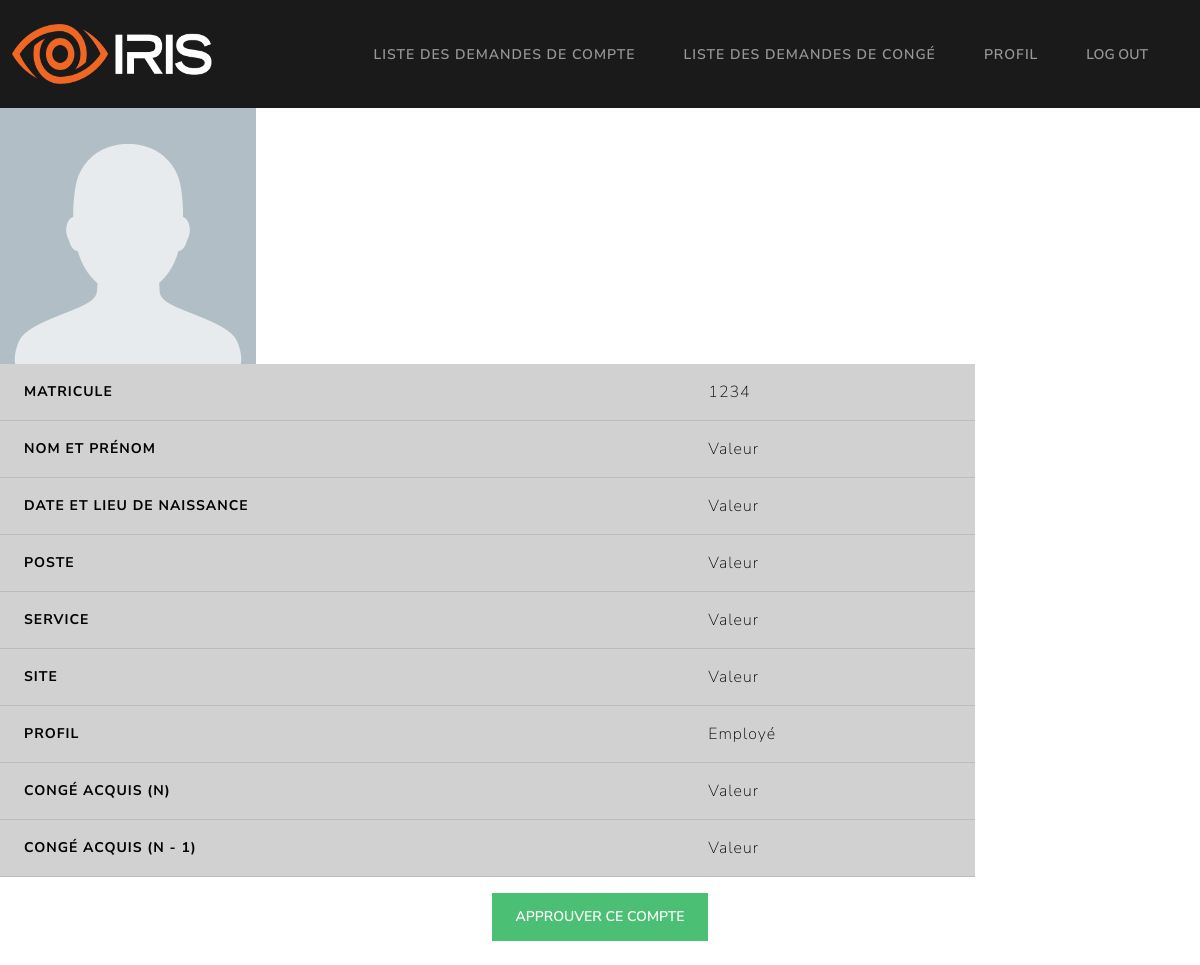
/GRH/demande_compte/1, run on an earlier commit of the app's database.
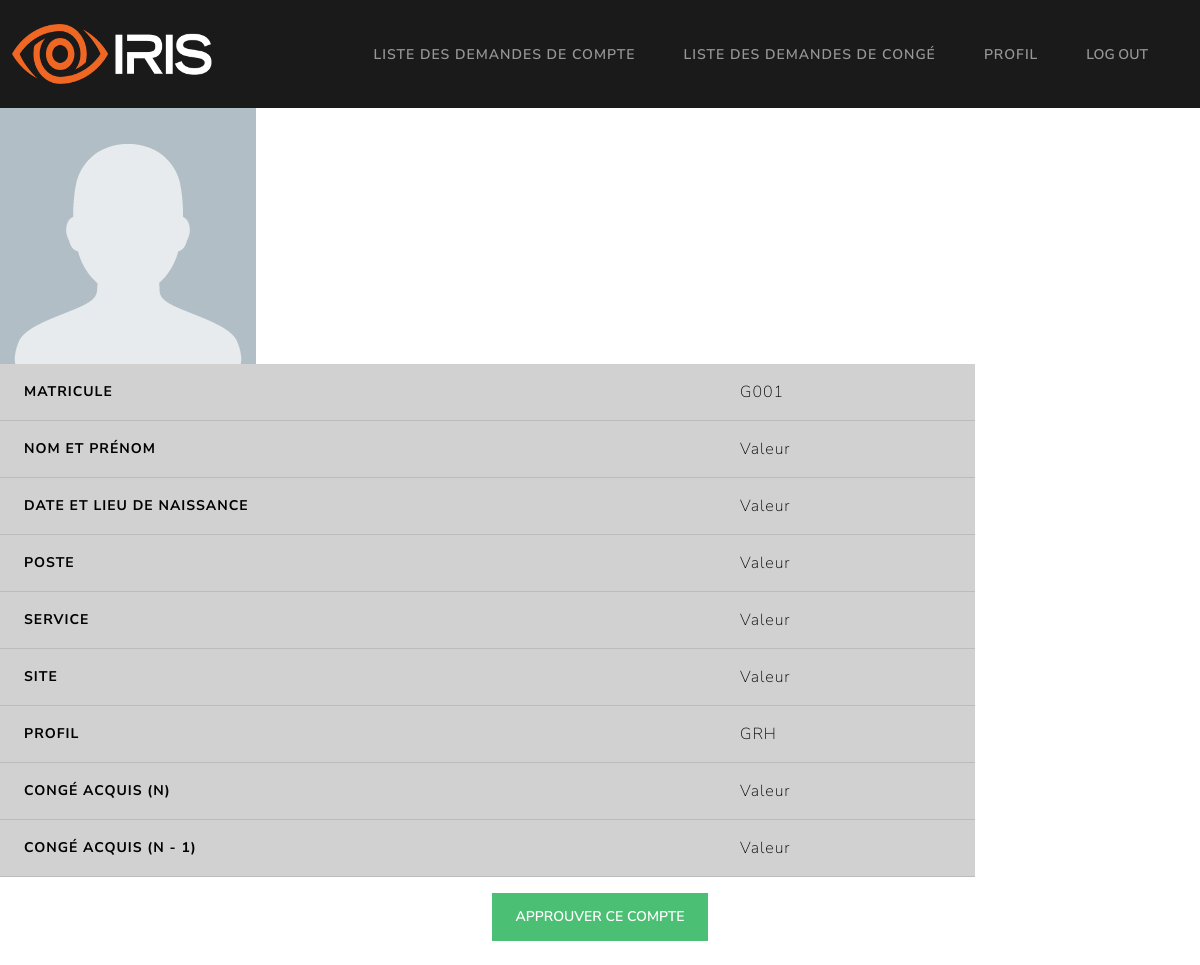
And on a later commit of the database.
### Models/models.py (models this page shows, shortened)
class userLoginCredentials(db.Model):
    id = db.Column(db.Integer, primary_key=True)
    matricule = db.Column(db.String, unique=True, nullable=False)
    hashed_password = db.Column(db.String, unique=False, nullable=False)
    role = db.Column(db.String, unique=False, nullable=False)
    account_confirmed = db.Column(db.Boolean, unique=False, nullable=False)

### app.py (the view)
@app.get("/GRH/demande_compte/<int:id>")
def demande_compte(id):
	return getPendingAccount(id)

### Controllers/GRHController.py (called while the page is built)
def getPendingAccount(id):
    try:
        account = userLoginCredentials.query.filter_by(id=id).first()
        return render_template("/GRH/detailsCompte.html", user=account)
    except Exception as e:
        return render_template("/GRH/detailsCompte.html", error=str(e))

### templates/GRH/detailsCompte.html (shortened to what this page needs)
{% extends '/GRH/base.html' %} {% block title %} Profil {% endblock %}
{% block content %}
<div>
  <img
    src="{{ url_for('static', filename='missing-profile-photo.png') }}"
    alt="Not found"
    onerror="this.src='static/missing-profile-photo.png';"
    style="float: left"
  />
</div>
<table class="table table-hover" style="line-height: 0.5">
  <tbody>
    <tr class="table-primary">
      <th scope="row">Matricule</th>
      <td>{{ user.matricule }}</td>
    </tr>
    <tr class="table-primary">
      <th scope="row">Nom et prénom</th>
      <td>Valeur</td>
    </tr>
    <tr class="table-primary">
      <th scope="row">Date et lieu de naissance</th>
      <td>Valeur</td>
    </tr>
    <tr class="table-primary">
      <th scope="row">Poste</th>
      <td>Valeur</td>
    </tr>
    <tr class="table-primary">
      <th scope="row">Service</th>
      <td>Valeur</td>
    </tr>
    <tr class="table-primary">
      <th scope="row">Site</th>
      <td>Valeur</td>
    </tr>
    <tr class="table-primary">
      <th scope="row">Profil</th>
      <td>{{ user.role }}</td>
    </tr>
    <tr class="table-primary">
      <th scope="row">Congé acquis (N)</th>
      <td>Valeur</td>
    </tr>
    <tr class="table-primary">
      <th scope="row">Congé acquis (N - 1)</th>
      <td>Valeur</td>
    </tr>
  </tbody>
</table>
<div style="text-align: center;">
  <form method="POST" action="demande_compte/{{ user.id }}/approuver">
    <button type="Submit" class="btn btn-success">Approuver ce compte</button>
  </form>
</div>
<br />
{% endblock %}

What changed in the data, as far as the page shows it:
changed userLoginCredentials: matricule "1234" → "G001"; role "Employé" → "GRH"
